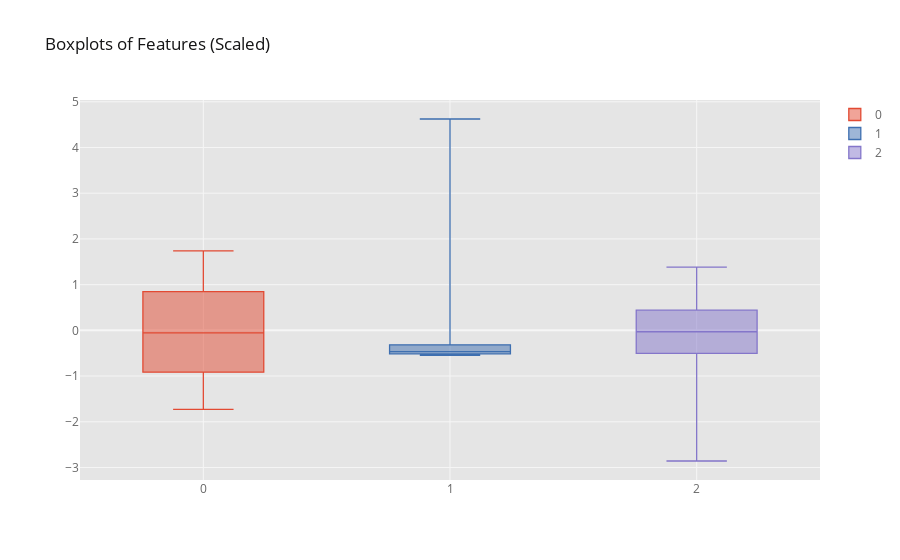

Source (notebook cell):
### Markdown cell above
### Scaled

### Code cell
# create scaler object
scaler = StandardScaler()

# define scaled data frame variable

train_scaled = preprocessing.scale(train[features])
train_scaled = pd.DataFrame(train_scaled)
# plot boxplots using scaled data
train_scaled[:1000].iplot(kind='box', title="Boxplots of Features (Scaled)")

### Figure 1 — Plotly figure (JSON) as saved in the notebook; plotly's stock layout.template omitted (floating-point values rounded to 4 significant figures; data arrays with more than 128 entries replaced by an {"elided": "..."} marker saying what was removed)
{"data": [{"boxpoints": false, "line": {"width": 1.3}, "marker": {"color": "rgba(226, 74, 51, 1.0)"}, "name": "0", "orientation": "v", "type": "box", "y": {"elided": "1000 float values"}}, {"boxpoints": false, "line": {"width": 1.3}, "marker": {"color": "rgba(62, 111, 176, 1.0)"}, "name": "1", "orientation": "v", "type": "box", "y": {"elided": "1000 float values"}}, {"boxpoints": false, "line": {"width": 1.3}, "marker": {"color": "rgba(132, 118, 202, 1.0)"}, "name": "2", "orientation": "v", "type": "box", "y": {"elided": "1000 float values"}}], "layout": {"legend": {"bgcolor": "#FFFFFF", "font": {"color": "#666666"}}, "paper_bgcolor": "#FFFFFF", "plot_bgcolor": "#E5E5E5", "title": {"font": {"color": "#151516"}, "text": "Boxplots of Features (Scaled)"}, "xaxis": {"gridcolor": "#F6F6F6", "showgrid": true, "tickfont": {"color": "#666666"}, "title": {"font": {"color": "#666666"}, "text": ""}, "zerolinecolor": "#F6F6F6"}, "yaxis": {"gridcolor": "#F6F6F6", "showgrid": true, "tickfont": {"color": "#666666"}, "title": {"font": {"color": "#666666"}, "text": ""}, "zerolinecolor": "#F6F6F6"}}}
